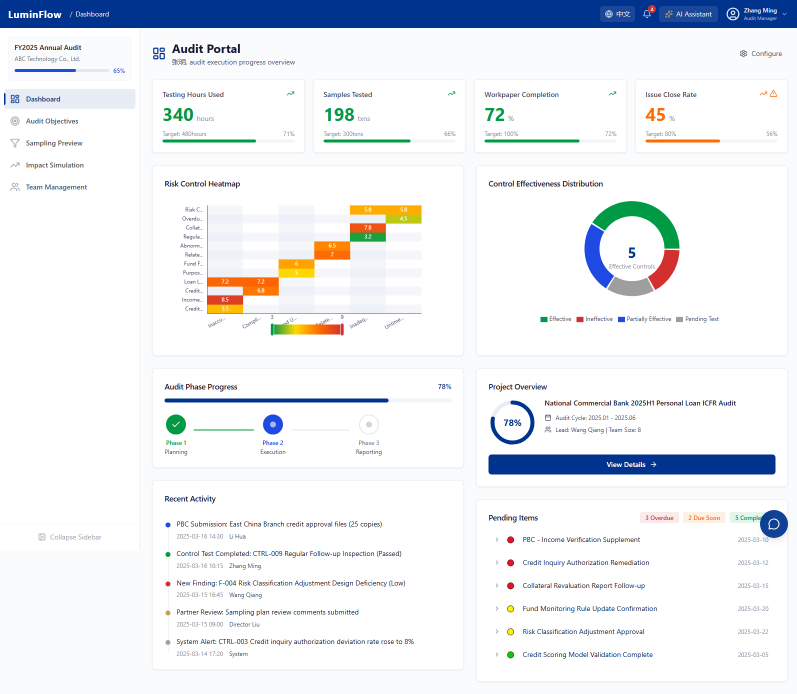
#> input picture docs/demo/screenshots/luminflow-dashboard.png, 1594 x 1388 px, found by its file name (shown at 1/2 size)
$ python generate_demo_doc.py
#> lines starting #> are read from the running program, lines starting #| are printed output that depends on the picture
from pathlib import Path
from shutil import copyfile
from PIL import Image

from docx import Document
from docx.enum.section import WD_ORIENT
from docx.enum.text import WD_ALIGN_PARAGRAPH
from docx.enum.table import WD_TABLE_ALIGNMENT, WD_CELL_VERTICAL_ALIGNMENT
from docx.oxml import OxmlElement
from docx.oxml.ns import qn
from docx.shared import Inches, Pt, RGBColor

ROOT = Path(r"e:\Hackathon\LuminFlow")
DEMO_DIR = ROOT / "docs" / "demo"
SCREEN_DIR = DEMO_DIR / "screenshots"
SOURCE_DIR = Path(r"C:\Program Files\Qoder")
OUTPUT = DEMO_DIR / "LuminFlow_Platform_Demo_For_Consultants.docx"

SCREENSHOTS = {
    "dashboard": "luminflow-dashboard.png",
    "objective": "luminflow-objective.png",
    "sampling": "luminflow-sampling.png",
    "impact_config": "luminflow-impact-config.png",
    "impact_loading": "luminflow-impact-loading.png",
    "impact_result": "luminflow-impact-result.png",
    "team": "luminflow-team.png",
    "role": "luminflow-role-switcher.png",
    "ai": "luminflow-ai-drawer.png",
    "language": "luminflow-language-zh.png",
}

PAGES = [
    {
        "title": "Dashboard",
        "screenshot": "dashboard",
        "goal": "Serves as the audit project cockpit, centrally presenting project progress, key metrics, risk hotspots, control status, pending items, and activity timeline.",
        "modules": [
            "KPI Cards: Filter by role to display overall audit progress, control coverage, PBC completion rate, deficiency count, and risk scores.",
            "Risk Heatmap: Renders risk-control hotspots based on the RCM matrix and RAWTC scores, helping quickly identify high-risk control points.",
            "Status Doughnut / Pending Items: Shows control test status distribution, overdue PBC items, and pending tasks.",
            "Activity Timeline: Records key deliverables, approvals, client responses, and review activities.",
        ],
        "flow": [
            "Enter the Dashboard to review overall project health and key risk indicators.",
            "Switch between CFO, Audit Manager, and Partner views to observe how the same project appears with different permission scopes.",
            "Navigate from high-risk KPIs, overdue PBCs, or the risk heatmap into Objective, Sampling, or Team modules for deeper analysis.",
        ],
        "value": "The Dashboard enables management and project teams to communicate progress and risks on a shared factual basis, reducing information asymmetry in audit status reporting.",
        "feedback": "Consultants should assess whether KPI definitions cover the three core needs: project management, quality review, and client communication.",
    },
    {
        "title": "Audit Objectives",
        "screenshot": "objective",
        "goal": "Visualizes relationships between audit objectives, risk areas, control points, test procedures, and findings using a tree diagram and linked cards.",
        "modules": [
            "AuditTreeD3: Displays the audit objective hierarchy, control point statuses, deficiency nodes, and risk areas.",
            "Node Detail: Click a node to view control description, execution status, risk score, findings, and remediation suggestions.",
            "RadarChart / DualProgress: Shows COSO coverage, audit progress, and client-side response progress.",
            "FindingsTable / AIInsightPanel: Summarizes deficiency severity, deviation rates, impact assessments, and AI priority recommendations.",
        ],
        "flow": [
            "Locate a control point or finding using the search box, e.g., CTRL-002 Income Proof Review.",
            "Click a node to open details and inspect test procedures, COSO mapping, and deficiency evidence.",
            "Combine the radar chart, dual progress bars, and findings table to determine the next review or remediation priority.",
        ],
        "value": "The Objectives page transforms the traditional audit matrix into an explorable graph, making it easier for consultants to inspect test coverage completeness and control-deficiency propagation relationships.",
        "feedback": "Consultants should evaluate whether node granularity, COSO mapping, and deficiency priorities align with actual audit methodology.",
    },
    {
        "title": "Sampling Preview",
        "screenshot": "sampling",
        "goal": "Generates explainable smart sampling plans based on population size, risk scores, confidence levels, prior-year deficiencies, and system changes.",
        "modules": [
            "SampleSizeCard: Displays recommended sample range, population size, confidence level, and period.",
            "ParamAdjuster: Allows adjustment of risk threshold, confidence level, and high-risk control weighting factor.",
            "SunburstChart / TimeWindowCard: Shows document category distribution and time-window distribution.",
            "AILogicExplainer / SampleTable: Explains the sampling rationale and displays sample details.",
        ],
        "flow": [
            "Consultant reviews the system-recommended sample range and document distribution.",
            "Adjust confidence level or risk threshold, then recalculate sample size.",
            "Review the AI explanation, historical trends, and sample details to determine whether the sampling plan is auditable and defensible under challenge.",
        ],
        "value": "Smart Sampling transforms sampling rationale from black-box experience into explainable, adjustable, and auditable risk-oriented plans.",
        "feedback": "Consultants should assess whether sampling parameters, sample distribution, and explanation text are sufficient to support workpaper documentation.",
    },
    {
        "title": "Impact Simulation",
        "screenshot": "impact_result",
        "goal": "Simulates the cascading impact of control deficiencies, organizational changes, regulatory changes, or IT system changes on audit scope, sample size, timeline, and risk indicators.",
        "modules": [
            "EventConfig: Configure event type, severity, impact dimensions, and response strategy.",
            "ForceGraphD3: Displays direct, indirect, and potential impact nodes as a network graph.",
            "ComparisonTable: Compares residual risk, control effectiveness, compliance indicators, operational efficiency, and cost impact before and after simulation.",
            "AIRecommendations: Generates mitigation suggestions, priorities, and risk reduction estimates based on simulation results.",
        ],
        "flow": [
            "Select a change event and set severity, impact dimensions, and response strategy.",
            "Click Run Simulation and wait for the network node propagation animation and computation to complete.",
            "Review impact chains, indicator changes, and AI recommendations, then decide whether to adjust audit scope or add compensating controls.",
        ],
        "value": "Impact Simulation transforms risk events from static descriptions into dynamic decision-support evidence, enabling consultants to proactively assess the impact of changes on audit plans.",
        "feedback": "Consultants should focus on verifying whether impact dimensions, propagation logic, and AI recommendations align with professional audit judgment.",
    },
    {
        "title": "Team Management",
        "screenshot": "team",
        "goal": "Supports transparent collaboration among audit teams, clients, and partners through visibility management, AI approval workflows, client interaction statistics, and evidence checking.",
        "modules": [
            "VisibilityPanel: Controls content boundaries for client-visible, team-internal, and partner-review views.",
            "ApprovalQueue: Routes AI-generated content through Audit Manager approval and Partner QC review, preventing unconfirmed information from being released externally.",
            "InteractionChart / HotQuestionsBar: Tracks client questions, hot topics, and response efficiency.",
            "EvidenceChecker: Checks critical evidence for missing, overdue, and review status.",
        ],
        "flow": [
            "Audit Manager reviews team collaboration and visibility status.",
            "Approve AI-generated summaries or client responses, escalating to Partner review when necessary.",
            "Combine client interaction hotspots with evidence check results to drive PBC supplementation and deficiency closure.",
        ],
        "value": "The Team page increases transparency while preserving audit quality control and permission boundaries, reducing risks in client communication and AI output.",
        "feedback": "Consultants should evaluate whether approval granularity, evidence check rules, and client visibility boundaries meet project quality control requirements.",
    },
]


def ensure_dirs():
    DEMO_DIR.mkdir(parents=True, exist_ok=True)
    SCREEN_DIR.mkdir(parents=True, exist_ok=True)


def crop_for_doc(src: Path, dst: Path):
    with Image.open(src) as image:
#> image is the input picture: PIL image 1594x1388 RGB; mean R, G, B 234.5, 237.4, 241.4
        image = image.convert("RGB")
        width, height = image.size
#> width = 1594; height = 1388
        crop_height = min(height, 1100)
#> crop_height = 1100
        cropped = image.crop((0, 0, width, crop_height))
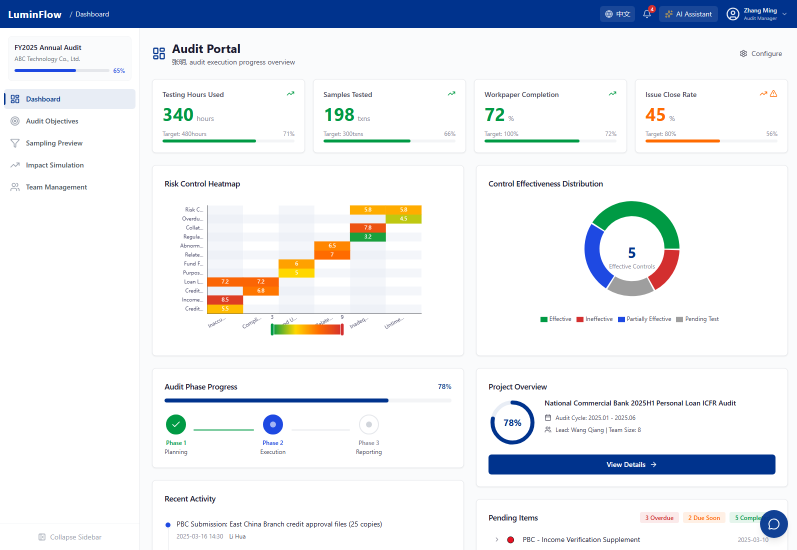
#> cropped: PIL image 1594x1100 RGB (shown at 1/2 size); mean R, G, B 230.8, 234.4, 239.3
        if cropped.width > 1800:
            ratio = 1800 / cropped.width
            cropped = cropped.resize((1800, int(cropped.height * ratio)), Image.Resampling.LANCZOS)
        cropped.save(dst, "PNG", optimize=True)


def prepare_screenshots():
    copied = {}
    for key, name in SCREENSHOTS.items():
        source = SOURCE_DIR / name
        if not source.exists():
            raise FileNotFoundError(f"Missing screenshot: {source}")
        original = SCREEN_DIR / name
        doc_image = SCREEN_DIR / f"{Path(name).stem}_doc.png"
        copyfile(source, original)
        crop_for_doc(source, doc_image)
        copied[key] = {"original": original, "doc": doc_image}
#> pass 2 of the loop in prepare_screenshots, `for key, name in SCREENSHOTS.items():`:
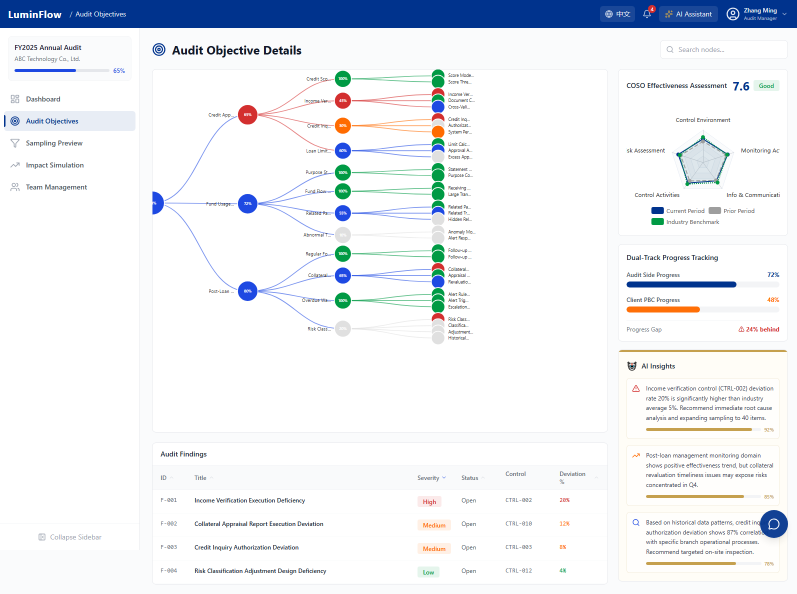
#> input picture docs/demo/screenshots/luminflow-objective.png, 1594 x 1188 px, found by its file name (shown at 1/2 size)
#> in crop_for_doc, image is the input picture: PIL image 1594x1188 RGB; mean R, G, B 235.3, 238.4, 242.8
#> in crop_for_doc (call 2), `cropped = image.crop((0, 0, width, crop_height))`:
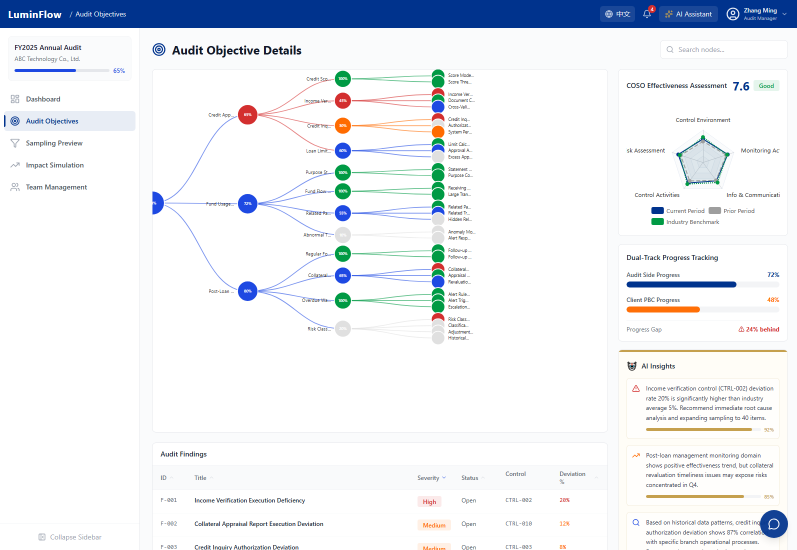
#> cropped: PIL image 1594x1100 RGB (shown at 1/2 size); mean R, G, B 234.2, 237.5, 242.4
#> pass 3 of the loop in prepare_screenshots, `for key, name in SCREENSHOTS.items():`:
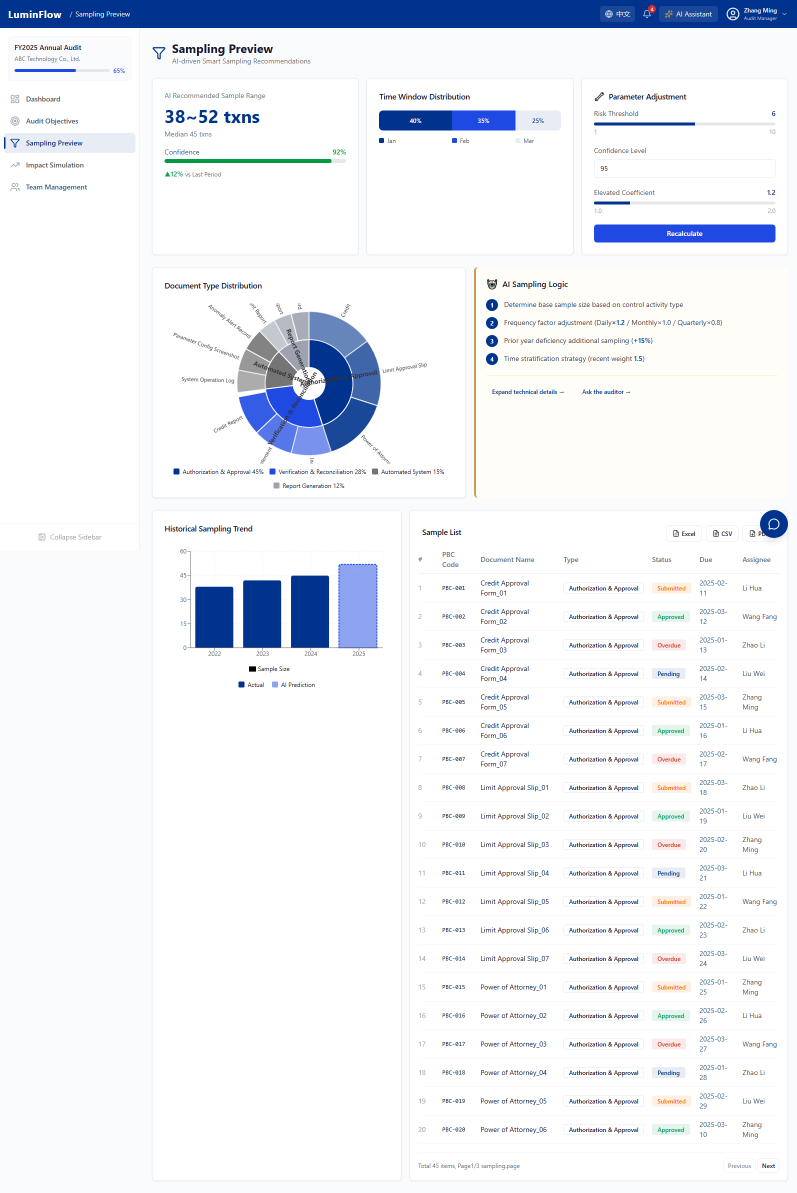
#> input picture docs/demo/screenshots/luminflow-sampling.png, 1594 x 2386 px, found by its file name (shown at 1/2 size)
#> in crop_for_doc, image is the input picture: PIL image 1594x2386 RGB; mean R, G, B 237.7, 240.3, 245.4
#> in crop_for_doc (call 3), `cropped = image.crop((0, 0, width, crop_height))`:
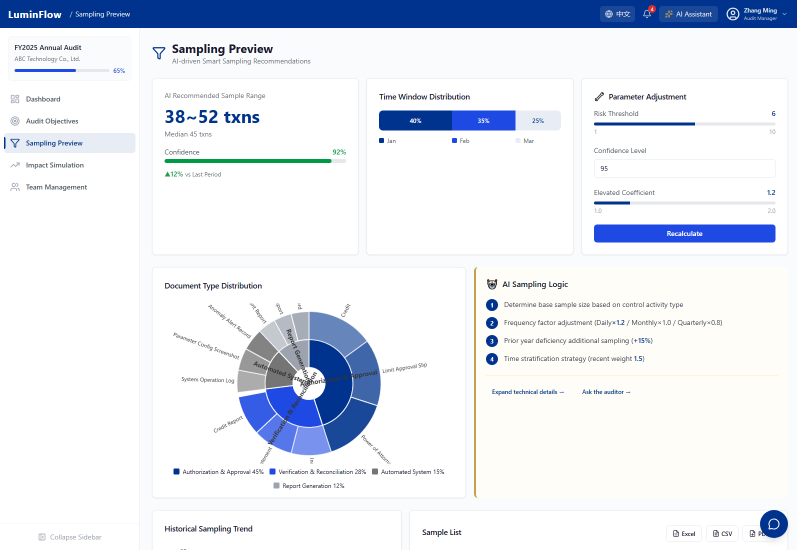
#> cropped: PIL image 1594x1100 RGB (shown at 1/2 size); mean R, G, B 228.1, 232.7, 241
#> the loop made 5 passes; the first 3 are shown
    return copied


# [209 lines left out: functions set_font, style_document, shade_cell, add_paragraph, add_bullets, add_image and 7 more, not called in this run]


def main():
    ensure_dirs()
    shots = prepare_screenshots()
    build_doc(shots)
    print(f"DOCX generated: {OUTPUT}")
    print(f"Screenshots copied: {SCREEN_DIR}")


if __name__ == "__main__":
#> (the run stopped early here; a loop or call above may not have finished)
